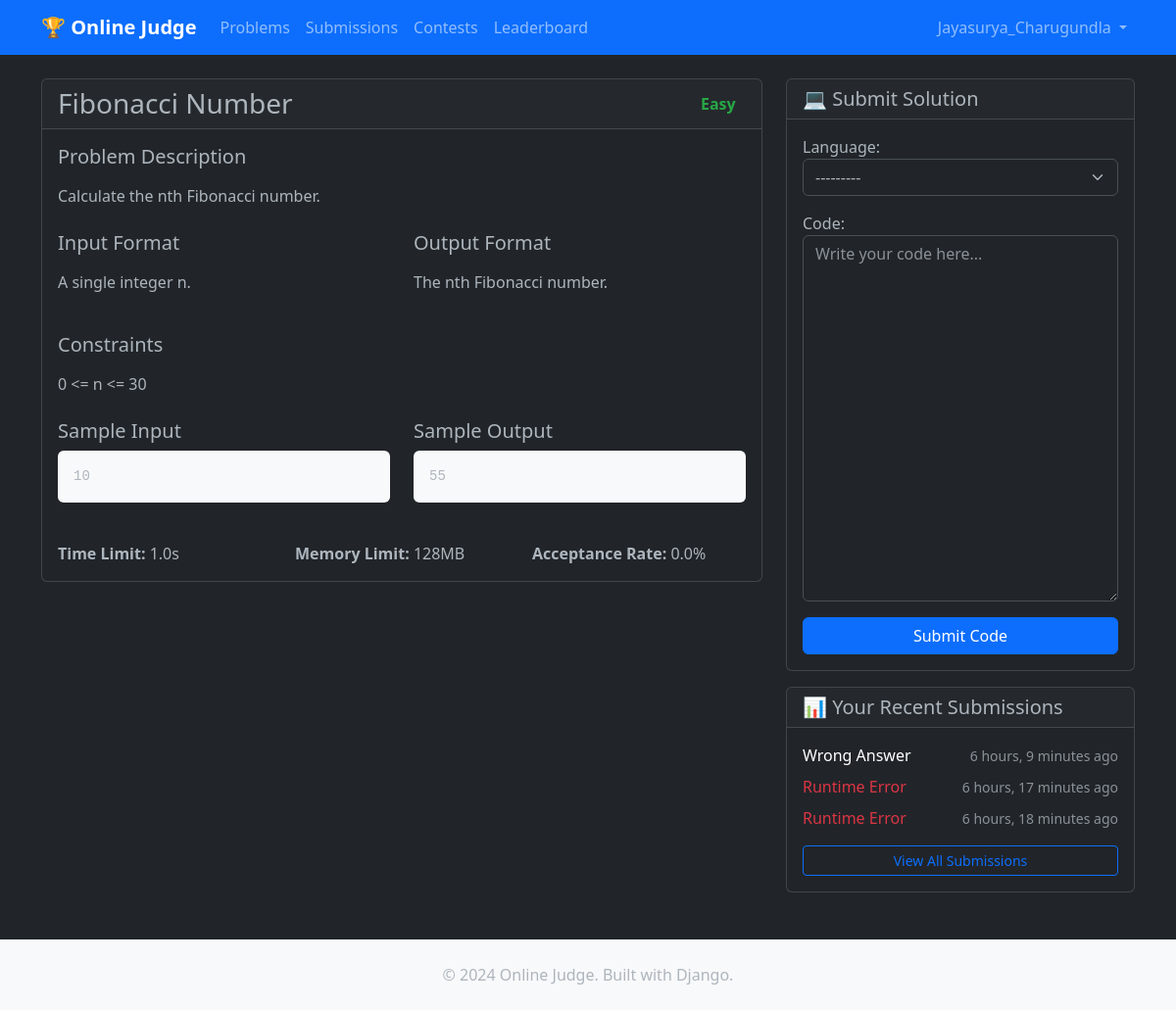
/problems/2/ (signed in), run on the app's committed database.
### problems/models.py (models this page shows, shortened)
class Problem(models.Model):
    DIFFICULTY_CHOICES = [
        ('easy', 'Easy'),
        ('medium', 'Medium'),
        ('hard', 'Hard'),
    ]
    title = models.CharField(max_length=200)
    description = models.TextField()
    input_format = models.TextField(default='Input description not provided')
    output_format = models.TextField(default='Output description not provided')
    constraints = models.TextField(default='No constraints specified')
    sample_input = models.TextField(default='No sample input')
    sample_output = models.TextField(default='No sample output')
    difficulty = models.CharField(max_length=10, choices=DIFFICULTY_CHOICES, default='easy')
    time_limit = models.FloatField(default=2.0)
    memory_limit = models.IntegerField(default=256)  # MB
    created_by = models.ForeignKey(User, on_delete=models.CASCADE, null=True, blank=True)
    created_at = models.DateTimeField(auto_now_add=True, null=True)
    is_active = models.BooleanField(default=True)
    class Meta:
        ordering = ['-created_at']
    def get_acceptance_rate(self):
        total = self.submission_set.count()
        if total == 0:
            return 0
        accepted = self.submission_set.filter(status='AC').count()
        return round((accepted / total) * 100, 1)

### submissions/models.py (models this page shows, shortened)
class Submission(models.Model):
    LANGUAGES = [
        ("python", "Python"),
        ("cpp", "C++"),
        ("java", "Java"),
        ("javascript", "JavaScript"),
    ]
    STATUS = [
        ("PENDING", "Pending"),
        ("JUDGING", "Judging"),
        ("AC", "Accepted"),
        ("WA", "Wrong Answer"),
        ("CE", "Compilation Error"),
        ("RE", "Runtime Error"),
        ("TLE", "Time Limit Exceeded"),
        ("MLE", "Memory Limit Exceeded"),
    ]
    user = models.ForeignKey(User, on_delete=models.CASCADE)
    problem = models.ForeignKey(Problem, on_delete=models.CASCADE)
    code = models.TextField()
    language = models.CharField(max_length=20, choices=LANGUAGES)
    status = models.CharField(max_length=10, choices=STATUS, default="PENDING")
    output = models.TextField(blank=True, null=True)
    execution_time = models.FloatField(null=True, blank=True)
    memory_used = models.IntegerField(null=True, blank=True)
    score = models.IntegerField(default=0)
    created_at = models.DateTimeField(auto_now_add=True)
    judged_at = models.DateTimeField(null=True, blank=True)
    class Meta:
        ordering = ['-created_at']

### problems/views.py (the view)
# urls.py: path('<int:pk>/', ProblemDetailView.as_view(), name="problem_detail"),
class ProblemDetailView(LoginRequiredMixin, DetailView):
    model = Problem
    template_name = "problems/problem_detail.html"
    def get_context_data(self, **kwargs):
        context = super().get_context_data(**kwargs)
        context['submission_form'] = SubmissionForm()
        context['user_submissions'] = Submission.objects.filter(
            user=self.request.user,
            problem=self.object
        ).order_by('-created_at')[:5]
        return context

### submissions/forms.py
class SubmissionForm(forms.ModelForm):
    class Meta:
        model = Submission
        fields = ["code", "language"]
        widgets = {
            "code": forms.Textarea(attrs={
                "rows": 15,
                "class": "form-control",
                "placeholder": "Write your code here..."
            }),
            "language": forms.Select(attrs={"class": "form-select"}),
        }

### problems/templates/problems/problem_detail.html (shortened to what this page needs)
{% extends "base.html" %}
{% block content %}
<div class="row">
  <div class="col-lg-8">
    <div class="card">
      <div class="card-header">
        <div class="d-flex justify-content-between align-items-center">
          <h3 class="mb-0">{{ problem.title }}</h3>
          <span class="badge bg-{{ problem.difficulty }} difficulty-{{ problem.difficulty }} fs-6">
            {{ problem.get_difficulty_display }}
          </span>
        </div>
      </div>
      <div class="card-body">
        <div class="mb-4">
          <h5>Problem Description</h5>
          <p class="text-justify">{{ problem.description|linebreaks }}</p>
        </div>
        <div class="row mb-4">
          <div class="col-md-6">
            <h5>Input Format</h5>
            <p>{{ problem.input_format|linebreaks }}</p>
          </div>
          <div class="col-md-6">
            <h5>Output Format</h5>
            <p>{{ problem.output_format|linebreaks }}</p>
          </div>
        </div>
        <div class="mb-4">
          <h5>Constraints</h5>
          <p>{{ problem.constraints|linebreaks }}</p>
        </div>
        <div class="row mb-4">
          <div class="col-md-6">
            <h5>Sample Input</h5>
            <pre class="bg-light p-3 rounded"><code>{{ problem.sample_input }}</code></pre>
          </div>
          <div class="col-md-6">
            <h5>Sample Output</h5>
            <pre class="bg-light p-3 rounded"><code>{{ problem.sample_output }}</code></pre>
          </div>
        </div>
        <div class="row">
          <div class="col-md-4">
            <strong>Time Limit:</strong> {{ problem.time_limit }}s
          </div>
          <div class="col-md-4">
            <strong>Memory Limit:</strong> {{ problem.memory_limit }}MB
          </div>
          <div class="col-md-4">
            <strong>Acceptance Rate:</strong> {{ problem.get_acceptance_rate }}%
          </div>
        </div>
      </div>
    </div>
  </div>
  <div class="col-lg-4">
    <div class="card mb-3">
      <div class="card-header">
        <h5 class="mb-0">💻 Submit Solution</h5>
      </div>
      <div class="card-body">
        <form method="post" action="{% url 'submit_create' problem.pk %}">
          <div class="mb-3">
            {{ submission_form.language.label_tag }}
            {{ submission_form.language }}
          </div>
          <div class="mb-3">
            {{ submission_form.code.label_tag }}
            {{ submission_form.code }}
          </div>
          <button type="submit" class="btn btn-primary w-100">Submit Code</button>
        </form>
      </div>
    </div>
    {% if user_submissions %}
      <div class="card">
        <div class="card-header">
          <h5 class="mb-0">📊 Your Recent Submissions</h5>
        </div>
        <div class="card-body">
          {% for submission in user_submissions %}
            <div class="d-flex justify-content-between align-items-center mb-2">
              <a href="{% url 'submission_detail' submission.pk %}" class="text-decoration-none">
                <span class="status-{{ submission.status }}">{{ submission.get_status_display }}</span>
              </a>
              <small class="text-muted">{{ submission.created_at|timesince }} ago</small>
            </div>
          {% endfor %}
          <a href="{% url 'submission_list' %}" class="btn btn-sm btn-outline-primary w-100 mt-2">
            View All Submissions
          </a>
        </div>
      </div>
    {% endif %}
  </div>
</div>
{% endblock %}

### templates/base.html (shortened to what this page needs)
<!DOCTYPE html>
<html lang="en" data-bs-theme="{% if user.is_authenticated and user.userprofile.theme == 'dark' %}dark{% else %}light{% endif %}">
<head>
  <link href="https://cdn.jsdelivr.net/npm/bootstrap@5.3.0/dist/css/bootstrap.min.css" rel="stylesheet">
  <link href="https://cdnjs.cloudflare.com/ajax/libs/prism/1.24.1/themes/prism.min.css" rel="stylesheet">
</head>
<body>
  <nav class="navbar navbar-expand-lg navbar-dark bg-primary">
    <div class="container">
      <a class="navbar-brand fw-bold" href="{% url 'home' %}">🏆 Online Judge</a>
      <div class="collapse navbar-collapse" id="navbarNav">
        <ul class="navbar-nav me-auto">
          <li class="nav-item">
            <a class="nav-link" href="{% url 'problem_list' %}">Problems</a>
          </li>
          <li class="nav-item">
            <a class="nav-link" href="{% url 'submission_list' %}">Submissions</a>
          </li>
          <li class="nav-item">
            <a class="nav-link" href="{% url 'contest_list' %}">Contests</a>
          </li>
          <li class="nav-item">
            <a class="nav-link" href="{% url 'leaderboard' %}">Leaderboard</a>
          </li>
        </ul>
        <ul class="navbar-nav">
          {% if user.is_authenticated %}
            <li class="nav-item dropdown">
              <a class="nav-link dropdown-toggle" href="#" role="button" data-bs-toggle="dropdown">
                {{ user.username }}
              </a>
            </li>
          {% endif %}
        </ul>
      </div>
    </div>
  </nav>
  <main class="container mt-4">
    {% block content %}{% endblock %}
  </main>
  <footer class="bg-light mt-5 py-4">
    <div class="container text-center">
      <p class="mb-0">&copy; 2024 Online Judge. Built with Django.</p>
    </div>
  </footer>
</body>
</html>

### templates/base.html (style rules this page uses)
.status-WA { color: white; }
.status-RE { color: #dc3545; }
.difficulty-easy { color: #28a745; }

### data on the page
Problem: title "Fibonacci Number", difficulty "Easy", description "Calculate the nth Fibonacci number.", input_format "A single integer n.", output_format "The nth Fibonacci number.", constraints "0 <= n <= 30", sample_input "10", sample_output "55", time_limit "1.0", memory_limit "128", get_acceptance_rate "0.0"
Submission: status "Wrong Answer", created_at "6 hours, 9 minutes"
Submission: status "Runtime Error", created_at "6 hours, 17 minutes"
Submission: status "Runtime Error", created_at "6 hours, 18 minutes"

### other printed values
{{ user.username }} "Jayasurya_Charugundla"
{{ submission_form.language.label_tag }} "Language:"
{{ submission_form.code.label_tag }} "Code:"
